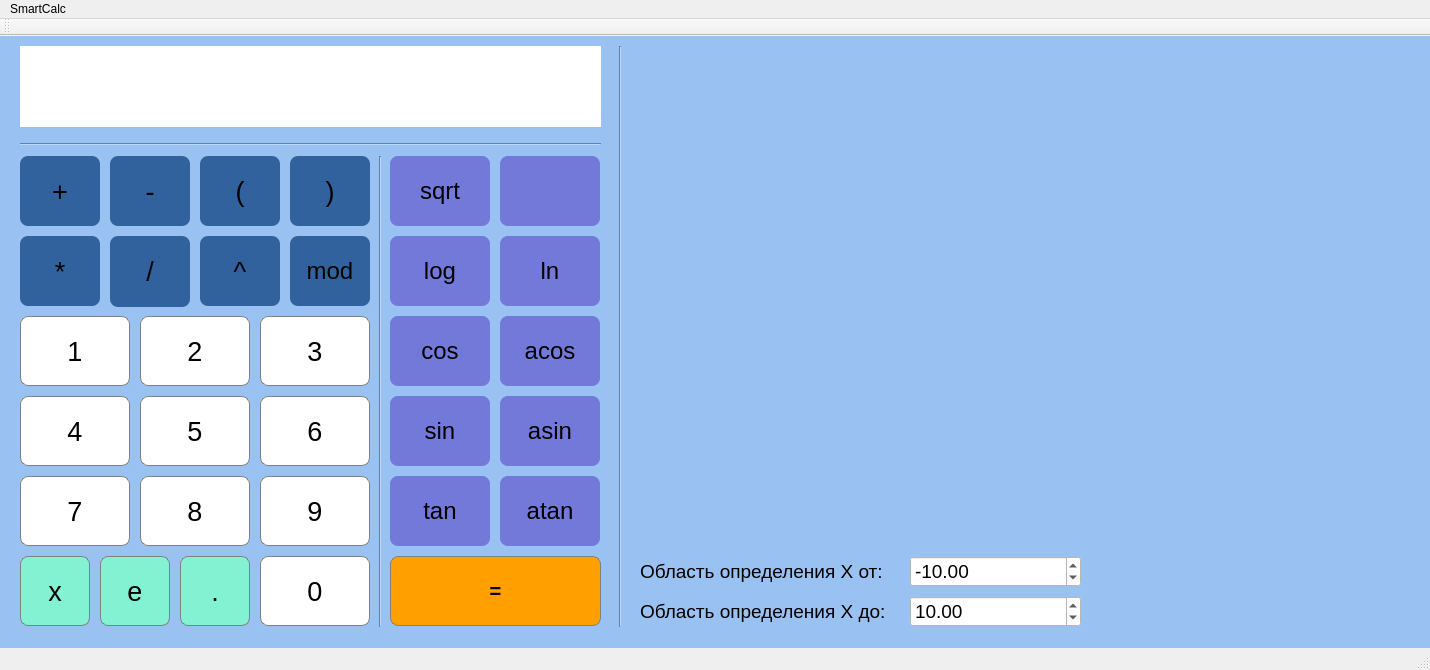
<?xml version="1.0" encoding="UTF-8"?>
<ui version="4.0">
 <class>smartCalcView</class>
 <widget class="QMainWindow" name="smartCalc">
  <property name="geometry">
   <rect>
    <x>0</x>
    <y>0</y>
    <width>1430</width>
    <height>670</height>
   </rect>
  </property>
  <property name="minimumSize">
   <size>
    <width>615</width>
    <height>600</height>
   </size>
  </property>
  <property name="maximumSize">
   <size>
    <width>1430</width>
    <height>670</height>
   </size>
  </property>
  <property name="windowTitle">
   <string>SmartCalc_v2.0</string>
  </property>
  <property name="styleSheet">
   <string notr="true">QWidget#centralwidget {
	background-color: rgb(53, 132, 228)
}</string>
  </property>
  <widget class="QWidget" name="centralwidget">
   <property name="styleSheet">
    <string notr="true">QWidget {
	background-color: #99C1F1
}</string>
   </property>
   <widget class="QPushButton" name="pushButton_1">
    <property name="geometry">
     <rect>
      <x>20</x>
      <y>280</y>
      <width>110</width>
      <height>70</height>
     </rect>
    </property>
    <property name="font">
     <font>
      <pointsize>20</pointsize>
     </font>
    </property>
    <property name="styleSheet">
     <string notr="true">QPushButton#pushButton_1{
	background-color: rgb(255, 255, 255);
	border-radius: 8px;
	border: 1px solid #808080
}</string>
    </property>
    <property name="text">
     <string>1</string>
    </property>
   </widget>
   <widget class="QPushButton" name="pushButton_2">
    <property name="geometry">
     <rect>
      <x>140</x>
      <y>280</y>
      <width>110</width>
      <height>70</height>
     </rect>
    </property>
    <property name="font">
     <font>
      <pointsize>20</pointsize>
     </font>
    </property>
    <property name="styleSheet">
     <string notr="true">QPushButton#pushButton_2{
	background-color: rgb(255, 255, 255);
	border-radius: 8px;
	border: 1px solid #808080
}</string>
    </property>
    <property name="text">
     <string>2</string>
    </property>
   </widget>
   <widget class="QPushButton" name="pushButton_3">
    <property name="geometry">
     <rect>
      <x>260</x>
      <y>280</y>
      <width>110</width>
      <height>70</height>
     </rect>
    </property>
    <property name="font">
     <font>
      <pointsize>20</pointsize>
     </font>
    </property>
    <property name="styleSheet">
     <string notr="true">QPushButton#pushButton_3{
	background-color: rgb(255, 255, 255);
	border-radius: 8px;
	border: 1px solid #808080
}</string>
    </property>
    <property name="text">
     <string>3</string>
    </property>
   </widget>
   <widget class="QPushButton" name="pushButton_4">
    <property name="geometry">
     <rect>
      <x>20</x>
      <y>360</y>
      <width>110</width>
      <height>70</height>
     </rect>
    </property>
    <property name="font">
     <font>
      <pointsize>20</pointsize>
     </font>
    </property>
    <property name="styleSheet">
     <string notr="true">QPushButton#pushButton_4{
	background-color: rgb(255, 255, 255);
	border-radius: 8px;
	border: 1px solid #808080
}</string>
    </property>
    <property name="text">
     <string>4</string>
    </property>
   </widget>
   <widget class="QPushButton" name="pushButton_5">
    <property name="geometry">
     <rect>
      <x>140</x>
      <y>360</y>
      <width>110</width>
      <height>70</height>
     </rect>
    </property>
    <property name="font">
     <font>
      <pointsize>20</pointsize>
     </font>
    </property>
    <property name="styleSheet">
     <string notr="true">QPushButton#pushButton_5{
	background-color: rgb(255, 255, 255);
	border-radius: 8px;
	border: 1px solid #808080
}</string>
    </property>
    <property name="text">
     <string>5</string>
    </property>
   </widget>
   <widget class="QPushButton" name="pushButton_6">
    <property name="geometry">
     <rect>
      <x>260</x>
      <y>360</y>
      <width>110</width>
      <height>70</height>
     </rect>
    </property>
    <property name="font">
     <font>
      <pointsize>20</pointsize>
     </font>
    </property>
    <property name="styleSheet">
     <string notr="true">QPushButton#pushButton_6{
	background-color: rgb(255, 255, 255);
	border-radius: 8px;
	border: 1px solid #808080
}</string>
    </property>
    <property name="text">
     <string>6</string>
    </property>
   </widget>
   <widget class="QPushButton" name="pushButton_7">
    <property name="geometry">
     <rect>
      <x>20</x>
      <y>440</y>
      <width>110</width>
      <height>70</height>
     </rect>
    </property>
    <property name="font">
     <font>
      <pointsize>20</pointsize>
     </font>
    </property>
    <property name="styleSheet">
     <string notr="true">QPushButton#pushButton_7{
	background-color: rgb(255, 255, 255);
	border-radius: 8px;
	border: 1px solid #808080
}</string>
    </property>
    <property name="text">
     <string>7</string>
    </property>
   </widget>
   <widget class="QPushButton" name="pushButton_8">
    <property name="geometry">
     <rect>
      <x>140</x>
      <y>440</y>
      <width>110</width>
      <height>70</height>
     </rect>
    </property>
    <property name="font">
     <font>
      <pointsize>20</pointsize>
     </font>
    </property>
    <property name="styleSheet">
     <string notr="true">QPushButton#pushButton_8 {
	background-color: rgb(255, 255, 255);
	border-radius: 8px;
	border: 1px solid #808080
}</string>
    </property>
    <property name="text">
     <string>8</string>
    </property>
   </widget>
   <widget class="QPushButton" name="pushButton_9">
    <property name="geometry">
     <rect>
      <x>260</x>
      <y>440</y>
      <width>110</width>
      <height>70</height>
     </rect>
    </property>
    <property name="font">
     <font>
      <pointsize>20</pointsize>
     </font>
    </property>
    <property name="styleSheet">
     <string notr="true">QPushButton#pushButton_9{
	background-color: rgb(255, 255, 255);
	border-radius: 8px;
	border: 1px solid #808080
}</string>
    </property>
    <property name="text">
     <string>9</string>
    </property>
   </widget>
   <widget class="QPushButton" name="pushButton_eq">
    <property name="geometry">
     <rect>
      <x>390</x>
      <y>520</y>
      <width>211</width>
      <height>70</height>
     </rect>
    </property>
    <property name="font">
     <font>
      <pointsize>-1</pointsize>
      <weight>75</weight>
      <italic>false</italic>
      <bold>true</bold>
     </font>
    </property>
    <property name="styleSheet">
     <string notr="true"> QPushButton {
	 background-color: #cfcfcf;
     border-radius: 8px;
     font: bold 14px;
     padding: 6px;
	 font-size: 20px;
	border: 1px solid #808080
 }

 QPushButton#pushButton_eq {
     background-color: #ffa000;
 }</string>
    </property>
    <property name="text">
     <string notr="true">=</string>
    </property>
    <property name="autoRepeatInterval">
     <number>100</number>
    </property>
   </widget>
   <widget class="QPushButton" name="pushButton_plus">
    <property name="geometry">
     <rect>
      <x>20</x>
      <y>120</y>
      <width>80</width>
      <height>70</height>
     </rect>
    </property>
    <property name="font">
     <font>
      <pointsize>20</pointsize>
     </font>
    </property>
    <property name="styleSheet">
     <string notr="true">QPushButton#pushButton_plus{
	background-color: #32629D;
	border-radius: 8px;
}</string>
    </property>
    <property name="text">
     <string>+</string>
    </property>
   </widget>
   <widget class="QPushButton" name="pushButton_minus">
    <property name="geometry">
     <rect>
      <x>110</x>
      <y>120</y>
      <width>80</width>
      <height>70</height>
     </rect>
    </property>
    <property name="font">
     <font>
      <pointsize>20</pointsize>
     </font>
    </property>
    <property name="styleSheet">
     <string notr="true">QPushButton#pushButton_minus{
	background-color: #32629D;
	border-radius: 8px;
}</string>
    </property>
    <property name="text">
     <string>-</string>
    </property>
   </widget>
   <widget class="QPushButton" name="pushButton_mult">
    <property name="geometry">
     <rect>
      <x>20</x>
      <y>200</y>
      <width>80</width>
      <height>70</height>
     </rect>
    </property>
    <property name="font">
     <font>
      <pointsize>20</pointsize>
     </font>
    </property>
    <property name="styleSheet">
     <string notr="true">QPushButton#pushButton_mult{
	background-color: #32629D;
	border-radius: 8px;
}</string>
    </property>
    <property name="text">
     <string>*</string>
    </property>
   </widget>
   <widget class="QPushButton" name="pushButton_div">
    <property name="geometry">
     <rect>
      <x>110</x>
      <y>200</y>
      <width>80</width>
      <height>71</height>
     </rect>
    </property>
    <property name="font">
     <font>
      <pointsize>20</pointsize>
     </font>
    </property>
    <property name="styleSheet">
     <string notr="true">QPushButton#pushButton_div {
	background-color: #32629D;
	border-radius: 8px;
}</string>
    </property>
    <property name="text">
     <string>/</string>
    </property>
   </widget>
   <widget class="QPushButton" name="pushButton_pow">
    <property name="geometry">
     <rect>
      <x>200</x>
      <y>200</y>
      <width>80</width>
      <height>70</height>
     </rect>
    </property>
    <property name="font">
     <font>
      <pointsize>20</pointsize>
     </font>
    </property>
    <property name="styleSheet">
     <string notr="true">QPushButton#pushButton_pow {
	background-color: #32629D;
	border-radius: 8px;
}</string>
    </property>
    <property name="text">
     <string>^</string>
    </property>
   </widget>
   <widget class="QPushButton" name="pushButton_mod">
    <property name="geometry">
     <rect>
      <x>290</x>
      <y>200</y>
      <width>80</width>
      <height>70</height>
     </rect>
    </property>
    <property name="font">
     <font>
      <pointsize>18</pointsize>
     </font>
    </property>
    <property name="styleSheet">
     <string notr="true">QPushButton#pushButton_mod{
	background-color: #32629D;
	border-radius: 8px;
}</string>
    </property>
    <property name="text">
     <string>mod</string>
    </property>
   </widget>
   <widget class="QPushButton" name="pushButton_cos">
    <property name="geometry">
     <rect>
      <x>390</x>
      <y>280</y>
      <width>100</width>
      <height>70</height>
     </rect>
    </property>
    <property name="font">
     <font>
      <pointsize>18</pointsize>
     </font>
    </property>
    <property name="styleSheet">
     <string notr="true">QPushButton#pushButton_cos{
	background-color: #7279D8;
	border-radius: 8px;
}</string>
    </property>
    <property name="text">
     <string>cos</string>
    </property>
   </widget>
   <widget class="QPushButton" name="pushButton_sin">
    <property name="geometry">
     <rect>
      <x>390</x>
      <y>360</y>
      <width>100</width>
      <height>70</height>
     </rect>
    </property>
    <property name="font">
     <font>
      <pointsize>18</pointsize>
     </font>
    </property>
    <property name="styleSheet">
     <string notr="true">QPushButton#pushButton_sin{
	background-color: #7279D8;
	border-radius: 8px;
}</string>
    </property>
    <property name="text">
     <string>sin</string>
    </property>
   </widget>
   <widget class="QPushButton" name="pushButton_tan">
    <property name="geometry">
     <rect>
      <x>390</x>
      <y>440</y>
      <width>100</width>
      <height>70</height>
     </rect>
    </property>
    <property name="font">
     <font>
      <pointsize>18</pointsize>
     </font>
    </property>
    <property name="styleSheet">
     <string notr="true">QPushButton#pushButton_tan{
	background-color: #7279D8;
	border-radius: 8px;
}</string>
    </property>
    <property name="text">
     <string>tan</string>
    </property>
   </widget>
   <widget class="QPushButton" name="pushButton_sqrt">
    <property name="geometry">
     <rect>
      <x>390</x>
      <y>120</y>
      <width>100</width>
      <height>70</height>
     </rect>
    </property>
    <property name="font">
     <font>
      <pointsize>18</pointsize>
     </font>
    </property>
    <property name="styleSheet">
     <string notr="true">QPushButton#pushButton_sqrt{
	background-color: #7279D8;
	border-radius: 8px;
}</string>
    </property>
    <property name="text">
     <string>sqrt</string>
    </property>
   </widget>
   <widget class="QPushButton" name="pushButton_ln">
    <property name="geometry">
     <rect>
      <x>500</x>
      <y>200</y>
      <width>100</width>
      <height>70</height>
     </rect>
    </property>
    <property name="font">
     <font>
      <pointsize>18</pointsize>
     </font>
    </property>
    <property name="styleSheet">
     <string notr="true">QPushButton#pushButton_ln{
	background-color: #7279D8;
	border-radius: 8px;
}</string>
    </property>
    <property name="text">
     <string>ln</string>
    </property>
   </widget>
   <widget class="QPushButton" name="pushButton_atan">
    <property name="geometry">
     <rect>
      <x>500</x>
      <y>440</y>
      <width>100</width>
      <height>70</height>
     </rect>
    </property>
    <property name="font">
     <font>
      <pointsize>18</pointsize>
     </font>
    </property>
    <property name="styleSheet">
     <string notr="true">QPushButton#pushButton_atan{
	background-color: #7279D8;
	border-radius: 8px;
}</string>
    </property>
    <property name="text">
     <string>atan</string>
    </property>
   </widget>
   <widget class="QPushButton" name="pushButton_asin">
    <property name="geometry">
     <rect>
      <x>500</x>
      <y>360</y>
      <width>100</width>
      <height>70</height>
     </rect>
    </property>
    <property name="font">
     <font>
      <pointsize>18</pointsize>
     </font>
    </property>
    <property name="styleSheet">
     <string notr="true">QPushButton#pushButton_asin{
	background-color: #7279D8;
	border-radius: 8px;
}</string>
    </property>
    <property name="text">
     <string>asin</string>
    </property>
   </widget>
   <widget class="QPushButton" name="pushButton_acos">
    <property name="geometry">
     <rect>
      <x>500</x>
      <y>280</y>
      <width>100</width>
      <height>70</height>
     </rect>
    </property>
    <property name="font">
     <font>
      <pointsize>18</pointsize>
     </font>
    </property>
    <property name="styleSheet">
     <string notr="true">QPushButton#pushButton_acos{
	background-color: #7279D8;
	border-radius: 8px;
}</string>
    </property>
    <property name="text">
     <string>acos</string>
    </property>
   </widget>
   <widget class="QPushButton" name="pushButton_log">
    <property name="geometry">
     <rect>
      <x>390</x>
      <y>200</y>
      <width>100</width>
      <height>70</height>
     </rect>
    </property>
    <property name="font">
     <font>
      <pointsize>18</pointsize>
     </font>
    </property>
    <property name="styleSheet">
     <string notr="true">QPushButton#pushButton_log{
	background-color: #7279D8;
	border-radius: 8px;
}</string>
    </property>
    <property name="text">
     <string>log</string>
    </property>
   </widget>
   <widget class="QLabel" name="label">
    <property name="geometry">
     <rect>
      <x>20</x>
      <y>10</y>
      <width>581</width>
      <height>81</height>
     </rect>
    </property>
    <property name="font">
     <font>
      <pointsize>30</pointsize>
     </font>
    </property>
    <property name="styleSheet">
     <string notr="true">QLabel {
	background-color: rgb(255, 255, 255);
	qproperty-alignment: 'AlignRight | AlignVCenter'
}</string>
    </property>
    <property name="text">
     <string/>
    </property>
   </widget>
   <widget class="QPushButton" name="pushButton_left_bracket">
    <property name="geometry">
     <rect>
      <x>200</x>
      <y>120</y>
      <width>80</width>
      <height>70</height>
     </rect>
    </property>
    <property name="font">
     <font>
      <pointsize>20</pointsize>
     </font>
    </property>
    <property name="styleSheet">
     <string notr="true">QPushButton#pushButton_left_bracket{
	background-color: #32629D;
	border-radius: 8px;
}</string>
    </property>
    <property name="text">
     <string>(</string>
    </property>
   </widget>
   <widget class="QPushButton" name="pushButton_right_bracket">
    <property name="geometry">
     <rect>
      <x>290</x>
      <y>120</y>
      <width>80</width>
      <height>70</height>
     </rect>
    </property>
    <property name="font">
     <font>
      <pointsize>20</pointsize>
     </font>
    </property>
    <property name="styleSheet">
     <string notr="true">QPushButton#pushButton_right_bracket{
	background-color: #32629D;
	border-radius: 8px;
}</string>
    </property>
    <property name="text">
     <string>)</string>
    </property>
   </widget>
   <widget class="QPushButton" name="pushButton_truncate">
    <property name="geometry">
     <rect>
      <x>500</x>
      <y>120</y>
      <width>100</width>
      <height>70</height>
     </rect>
    </property>
    <property name="styleSheet">
     <string notr="true">QPushButton#pushButton_truncate{
	background-color: #7279D8;
	border-radius: 8px;
}</string>
    </property>
    <property name="text">
     <string/>
    </property>
    <property name="icon">
     <iconset>
      <normalon>images/delete.png</normalon>
     </iconset>
    </property>
    <property name="iconSize">
     <size>
      <width>25</width>
      <height>25</height>
     </size>
    </property>
   </widget>
   <widget class="QPushButton" name="pushButton_exp">
    <property name="geometry">
     <rect>
      <x>100</x>
      <y>520</y>
      <width>70</width>
      <height>70</height>
     </rect>
    </property>
    <property name="font">
     <font>
      <pointsize>20</pointsize>
     </font>
    </property>
    <property name="styleSheet">
     <string notr="true">QPushButton#pushButton_exp {
	background-color: #82F2D3;
	border-radius: 8px;
	border: 1px solid #808080
}</string>
    </property>
    <property name="text">
     <string>e</string>
    </property>
   </widget>
   <widget class="QPushButton" name="pushButton_dot">
    <property name="geometry">
     <rect>
      <x>180</x>
      <y>520</y>
      <width>70</width>
      <height>70</height>
     </rect>
    </property>
    <property name="font">
     <font>
      <pointsize>20</pointsize>
     </font>
    </property>
    <property name="styleSheet">
     <string notr="true">QPushButton#pushButton_dot{
	background-color: #82F2D3;
	border-radius: 8px;
	border: 1px solid #808080
}</string>
    </property>
    <property name="text">
     <string>.</string>
    </property>
   </widget>
   <widget class="QPushButton" name="pushButton_0">
    <property name="geometry">
     <rect>
      <x>260</x>
      <y>520</y>
      <width>110</width>
      <height>70</height>
     </rect>
    </property>
    <property name="font">
     <font>
      <pointsize>20</pointsize>
     </font>
    </property>
    <property name="styleSheet">
     <string notr="true">QPushButton#pushButton_0{
	background-color: rgb(255, 255, 255);
	border-radius: 8px;
	border: 1px solid #808080
}</string>
    </property>
    <property name="text">
     <string>0</string>
    </property>
   </widget>
   <widget class="Line" name="line">
    <property name="geometry">
     <rect>
      <x>20</x>
      <y>100</y>
      <width>581</width>
      <height>16</height>
     </rect>
    </property>
    <property name="orientation">
     <enum>Qt::Horizontal</enum>
    </property>
   </widget>
   <widget class="QCustomPlot" name="widget" native="true">
    <property name="geometry">
     <rect>
      <x>640</x>
      <y>10</y>
      <width>775</width>
      <height>500</height>
     </rect>
    </property>
   </widget>
   <widget class="Line" name="line_3">
    <property name="geometry">
     <rect>
      <x>370</x>
      <y>120</y>
      <width>20</width>
      <height>471</height>
     </rect>
    </property>
    <property name="orientation">
     <enum>Qt::Vertical</enum>
    </property>
   </widget>
   <widget class="Line" name="line_2">
    <property name="geometry">
     <rect>
      <x>610</x>
      <y>10</y>
      <width>20</width>
      <height>581</height>
     </rect>
    </property>
    <property name="orientation">
     <enum>Qt::Vertical</enum>
    </property>
   </widget>
   <widget class="QDoubleSpinBox" name="doubleSpinBox">
    <property name="geometry">
     <rect>
      <x>910</x>
      <y>520</y>
      <width>171</width>
      <height>31</height>
     </rect>
    </property>
    <property name="font">
     <font>
      <family>Ubuntu</family>
      <pointsize>14</pointsize>
     </font>
    </property>
    <property name="styleSheet">
     <string notr="true">QDoubleSpinBox {
	background : rgb(255, 255, 255);
}</string>
    </property>
    <property name="minimum">
     <double>-1000000.000000000000000</double>
    </property>
    <property name="maximum">
     <double>1000000.000000000000000</double>
    </property>
    <property name="value">
     <double>-10.000000000000000</double>
    </property>
   </widget>
   <widget class="QPushButton" name="pushButton_x">
    <property name="geometry">
     <rect>
      <x>20</x>
      <y>520</y>
      <width>70</width>
      <height>70</height>
     </rect>
    </property>
    <property name="font">
     <font>
      <pointsize>20</pointsize>
     </font>
    </property>
    <property name="styleSheet">
     <string notr="true">QPushButton#pushButton_x{
	background-color: #82F2D3;
	border-radius: 8px;
	border: 1px solid #808080
}</string>
    </property>
    <property name="text">
     <string>x</string>
    </property>
   </widget>
   <widget class="QLabel" name="label_2">
    <property name="geometry">
     <rect>
      <x>640</x>
      <y>520</y>
      <width>251</width>
      <height>31</height>
     </rect>
    </property>
    <property name="font">
     <font>
      <pointsize>14</pointsize>
     </font>
    </property>
    <property name="text">
     <string>Область определения X от:</string>
    </property>
   </widget>
   <widget class="QLabel" name="label_3">
    <property name="geometry">
     <rect>
      <x>640</x>
      <y>560</y>
      <width>251</width>
      <height>31</height>
     </rect>
    </property>
    <property name="font">
     <font>
      <pointsize>14</pointsize>
     </font>
    </property>
    <property name="text">
     <string>Область определения X до:</string>
    </property>
   </widget>
   <widget class="QDoubleSpinBox" name="doubleSpinBox_2">
    <property name="geometry">
     <rect>
      <x>910</x>
      <y>560</y>
      <width>171</width>
      <height>31</height>
     </rect>
    </property>
    <property name="font">
     <font>
      <family>Ubuntu</family>
      <pointsize>14</pointsize>
     </font>
    </property>
    <property name="styleSheet">
     <string notr="true">QDoubleSpinBox {
	background : rgb(255, 255, 255);
}
</string>
    </property>
    <property name="minimum">
     <double>-1000000.000000000000000</double>
    </property>
    <property name="maximum">
     <double>1000000.000000000000000</double>
    </property>
    <property name="value">
     <double>10.000000000000000</double>
    </property>
   </widget>
  </widget>
  <widget class="QMenuBar" name="menubar">
   <property name="geometry">
    <rect>
     <x>0</x>
     <y>0</y>
     <width>1430</width>
     <height>22</height>
    </rect>
   </property>
   <widget class="QMenu" name="menuSmartCalc">
    <property name="title">
     <string>SmartCalc</string>
    </property>
    <addaction name="separator"/>
    <addaction name="actionBankCalc"/>
    <addaction name="actionDepositCalc"/>
   </widget>
   <addaction name="menuSmartCalc"/>
  </widget>
  <widget class="QStatusBar" name="statusbar"/>
  <widget class="QToolBar" name="toolBar">
   <property name="windowTitle">
    <string>toolBar</string>
   </property>
   <attribute name="toolBarArea">
    <enum>TopToolBarArea</enum>
   </attribute>
   <attribute name="toolBarBreak">
    <bool>false</bool>
   </attribute>
  </widget>
  <action name="actionBankCalc">
   <property name="text">
    <string>CreditCalc</string>
   </property>
  </action>
  <action name="actionDepositCalc">
   <property name="text">
    <string>DepositCalc</string>
   </property>
  </action>
 </widget>
 <customwidgets>
  <customwidget>
   <class>QCustomPlot</class>
   <extends>QWidget</extends>
   <header>qcustomplot/qcustomplot.h</header>
   <container>1</container>
  </customwidget>
 </customwidgets>
 <resources/>
 <connections/>
</ui>
